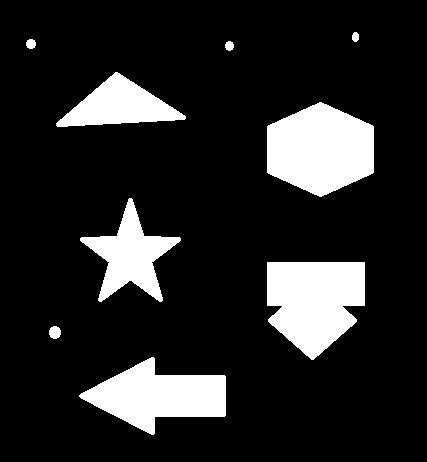
%> input picture codes/Pdi/Lab3/Objetos.jpg, 427 x 462 px
$ octave Clase15.m   (GNU Octave 9; MATLAB toolbox functions it lacks are replaced by stand-ins)
%> lines starting %> are read from the running program, lines starting %| are printed output that depends on the picture; in (x1, y1, x2, y2) boxes, pixels count from 0 and x2, y2 are one past the last pixel; in counts of white or black regions, pixels touching at a corner belong together; the program's own positions count from 1
clear all, close all, clc

i=imread('Objetos.jpg');
%> i is the input picture: size 462x427x3 uint8; min 0, max 255, mean 37.7
%i=imread('Figura1.jpg');
%Convertir a escala de grises
im=rgb2gray(i);
%binarización
umb=graythresh(im);%calculo de umbral de transformación a bw
%> umb = 0.498
bw=im2bw(im,umb); %i
%> bw: size 462x427 logical; 14.8% white; 9 white regions
imshow(i)
%Etiquetar elementos conectados
[L Ne]=bwlabel(bw);%bw
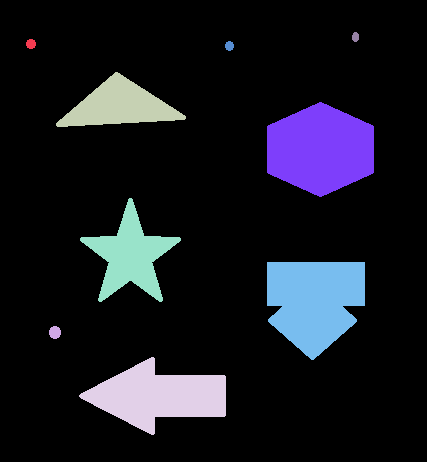
%> L: size 462x427 double; 10 distinct labels, from 0 to 9; one colour per label, 0 black
%> Ne = 9
%Calcular propiedades de los objetos presentes en la imagen
%L=bwlabel(bw); %identifica los objetos presentes en la imagen
propied=regionprops(L,'basic'); %calculo de propiedades basicas (L)
%> propied = 9 regions; largest, box (x1, y1, x2, y2), Area and Centroid: (267, 102, 374, 197) 7635 [321 150], (267, 262, 365, 360) 7248 [315.1 301.7], (79, 357, 226, 435) 6171 [159.1 396.5], (80, 198, 181, 302) 4162 [131 256.2], (56, 72, 186, 127) 3647 [120.1 106.5]
hold on

%Graficas las 'cajas'de frontera de los objetos
for n=1:size(propied,1)
    rectangle('Position',propied(n).BoundingBox,'EdgeColor','g','LineWidth',2)
end
%> this loop made 9 passes
pause(3)

%Buscar áreas menores a 500
s=find([propied.Area]<500); %Cambiar >500
%> s = [1 2 6 9]
%Marcar áreas menores a 500
for n=1:size(s,2)
    rectangle('Position',propied(s(n)).BoundingBox,'EdgeColor','r','LineWidth',2)
end
%> this loop made 4 passes
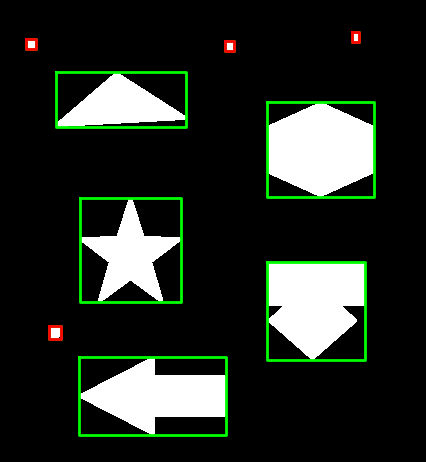
%> figure redrawn from the program's plot data
pause(2)
%Eliminar áreas menores a 500
for n=1:size(s,2)
    caja1=round(propied(s(n)).BoundingBox);
    bw(caja1(2):caja1(2)+caja1(4),caja1(1):caja1(1)+caja1(3))=0; % filasxcolumnas anchos
end
%> this loop made 4 passes
%> caja1 on passes 1 to 4: [27 40 10 10], [50 327 12 13], [226 42 9 10], [353 33 7 10]
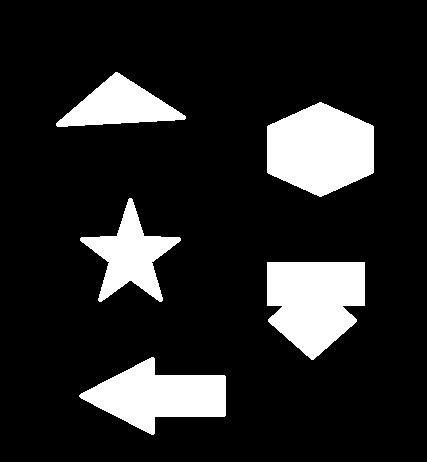
%> bw: size 462x427 logical; 14.6% white; 5 white regions, box (x1, y1, x2, y2) and area: (267, 102, 374, 197) 7635, (267, 262, 365, 360) 7248, (79, 357, 226, 435) 6171, (80, 198, 181, 302) 4162, (56, 72, 186, 127) 3647
figure
imshow(bw)
%%Recortando objetos de interés
for n=1:length(propied)
    caja=propied(n).BoundingBox;
    figure(n+2)
    imshow(im(caja(2):caja(2)+caja(4),caja(1):caja(1)+caja(3),:));
end
%> this loop made 9 passes
%> caja on passes 1 to 9: [26.5 39.5 10 10], [49.5 326.5 12 13], [56.5 72.5 130 55], [79.5 357.5 147 78], [80.5 198.5 101 104], [225.5 41.5 9 10], [267.5 102.5 107 95], [267.5 262.5 98 98], [352.5 32.5 7 10]
%%propied(1)

$ run again, with codes/Pdi/Lab3/naranjitas.jpg copied over codes/Pdi/Lab3/Objetos.jpg
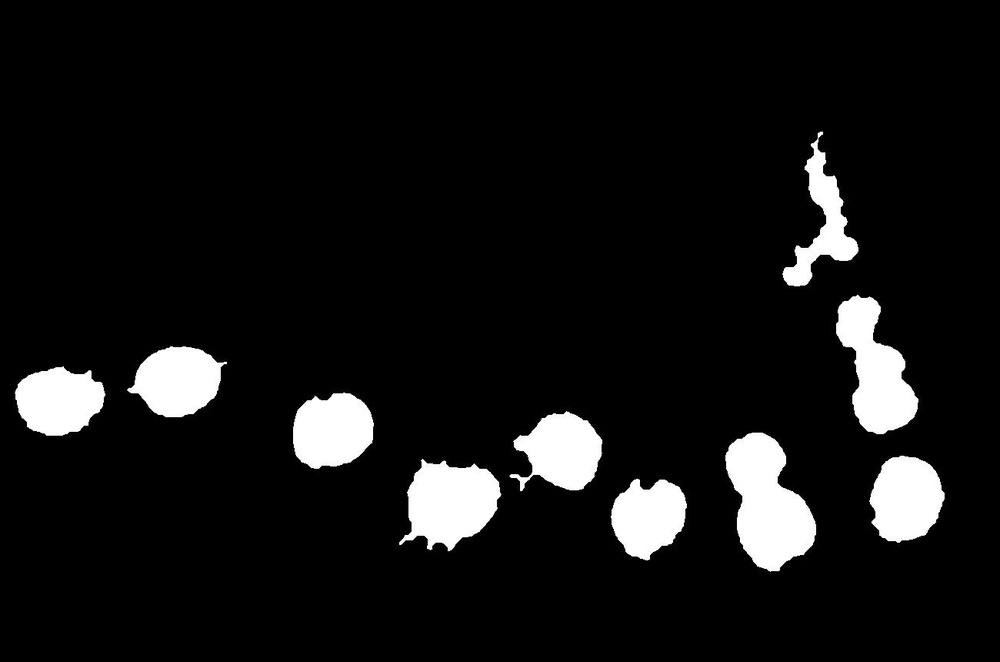
%> input picture codes/Pdi/Lab3/naranjitas.jpg, 1000 x 662 px, shrunk from 1300 x 860 before the run
%> i is the input picture: size 662x1000 uint8; min 0, max 255, mean 20.1
%> umb = 0.494
%> bw: size 662x1000 logical; 7.9% white; 10 white regions
%> L: size 662x1000 double; 11 distinct labels, from 0 to 10
%> Ne = 10
%> propied = 10 regions; largest, box (x1, y1, x2, y2), Area and Centroid: (725, 433, 816, 572) 7826 [768.3 504.4], (836, 295, 919, 434) 6238 [875.7 370.5], (399, 459, 501, 551) 6161 [451.1 503.5], (869, 456, 945, 543) 4909 [906.8 499.5], (293, 393, 374, 469) 4838 [332.8 431.2]
%> the loop `for n=1:size(propied,1)` made 10 passes
%> s = []
%> after the loop `for n=1:size(s,2)`:
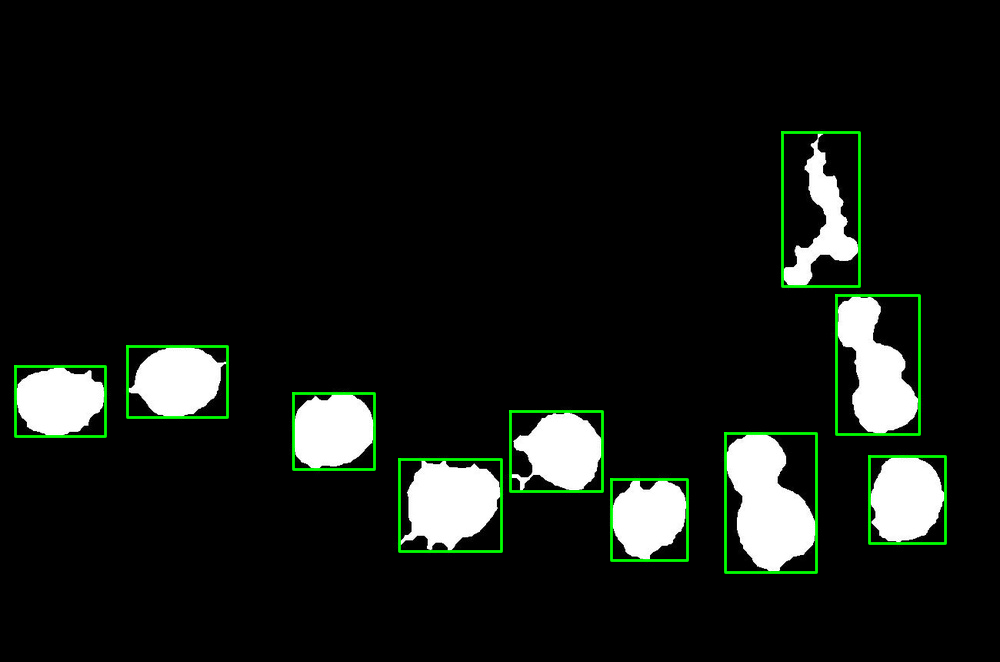
%> figure redrawn from the program's plot data
%> the loop `for n=1:length(propied)` made 10 passes
%> caja on passes 1 to 8: [15.5 366.5 90 70], [127.5 346.5 100 71], [293.5 393.5 81 76], [399.5 459.5 102 92], [510.5 411.5 92 80], [611.5 479.5 76 81], [725.5 433.5 91 139], [782.5 132.5 77 154]
%> pass 2, `imshow(im(caja(2):caja(2)+caja(4),caja(1):caja(1)+caja(3),:));`:
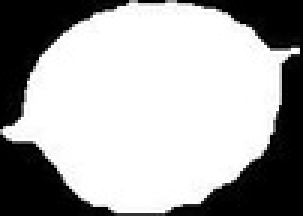
%> displayed picture: size 72x101, on the screen's scale of 0 to 255 (shown 3 times larger); min 0, max 255, mean 167.6
